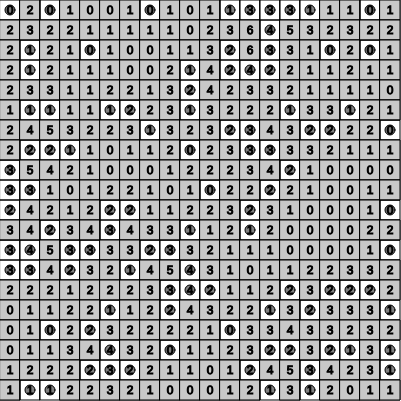
Frame 1 (no input)
Frame 60 (no input): identical to frame 1, image omitted
Frame 120 (the mouse pressed at the canvas centre since frame 60): identical to frame 1, image omitted

The p5.js sketch that drew this single still picture (run headless with seeded random() and noise() and a simulated clock; from frame 60 on, the mouse is pressed at the canvas centre):

// p5.js sketch
// ── sketch.js
function make2DArray(cols, rows) {
  var arr = new Array(cols);
  for (var i = 0; i < arr.length; i++) {
    arr[i] = new Array(rows);
  }
  return arr;
}

var grid;
var cols;
var rows;
var w = 20;

var totalAlive = 100;

function setup() {
  createCanvas(401, 401);
  cols = floor(width / w);
  rows = floor(height / w);

  grid = make2DArray(cols, rows);
  for (var i = 0; i < cols; i++) {
    for (var j = 0; j < rows; j++) {
      grid[i][j] = new Cell(i, j, w);
    }
  }

  // Pick totalAlive spots
  var options = [];
  for (var i = 0; i < cols; i++) {
    for (var j = 0; j < rows; j++) {
      options.push([i, j]);
    }
  }

  for (var n = 0; n < totalAlive; n++) {
    var index = floor(random(options.length));
    var choice = options[index];
    var i = choice[0];
    var j = choice[1];
    // Deletes that spot so it's no longer an option
    options.splice(index, 1);
    grid[i][j].alive = true;
  }

  for (var i = 0; i < cols; i++) {
    for (var j = 0; j < rows; j++) {
      grid[i][j].countNeighbours();
    }
  }
}



function draw() {
  background(255);
  for (var i = 0; i < cols; i++) {
    for (var j = 0; j < rows; j++) {
      grid[i][j].show();
    }
  }
}
// ── cell.js
//1- Any live cell with fewer than two live neighbours dies, as if by underpopulation.
//2- Any live cell with two or three live neighbours lives on to the next generation.
//3- Any live cell with more than three live neighbours dies, as if by overpopulation.
//4- Any dead cell with exactly three live neighbours becomes a live cell, as if by reproduction.


function Cell(i, j, w) {
  this.i = i;
  this.j = j;
  this.x = i * w;
  this.y = j * w;
  this.w = w;

  this.neighbourCount = 0;

  this.alive = false;

}

Cell.prototype.show = function() {
  stroke(0);
  noFill();
  rect(this.x, this.y, this.w, this.w);

  
    if (this.alive) {
      fill(127);
      ellipse(this.x + this.w * 0.5, this.y + this.w * 0.5, this.w * 0.5);

       
        textAlign(CENTER);
        fill(0);
        text(this.neighbourCount, this.x + this.w * 0.5, this.y + this.w - 6);
      

    } else {
      fill(200);
      rect(this.x, this.y, this.w, this.w);
      
      textAlign(CENTER);
        fill(0);
        text(this.neighbourCount, this.x + this.w * 0.5, this.y + this.w - 6);
    }
  
};

Cell.prototype.countNeighbours = function() {
  if (this.alive){
    var total = -1;
  }
  else{
    var total = 0;
  }
  for (var xoff = -1; xoff <= 1; xoff++) {
    var i = this.i + xoff;
    if (i < 0 || i >= cols) continue;

    for (var yoff = -1; yoff <= 1; yoff++) {
      var j = this.j + yoff;
      if (j < 0 || j >= rows) continue;

      var neighbour = grid[i][j];
      if (neighbour.alive) {  
        total++;
      }
    }
  }
  this.neighbourCount = total;
};

/*Cell.prototype.golRules = function() {
  if (neighbourCount <2){
    this.alive=false;
  }
  else if (neighbourCount === 2 || neighbourCount === 3) {

    this.alive = true;

  } else if (true) {

  }

}
*/
